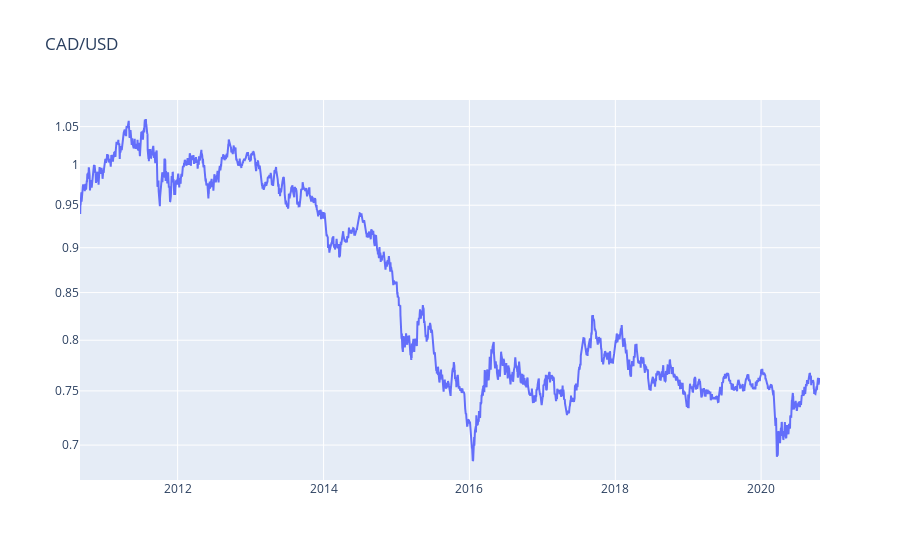

Write notebook code for a chart like this one.
### Markdown cell above
2. Ploting the data can be done with various packages.

### Code cell
#Using Plotly Graphical Objects
fig1 = go.Figure()
fig1.add_trace(go.Scatter(x=CAD.index, y=CAD.Close, name='CAD/USD'))
fig1.update_layout(title="CAD/USD", xaxis_type="date", yaxis_type="log")#?
iplot(fig1, show_link=False)

### Figure 1 — Plotly figure (JSON) as saved in the notebook; plotly's stock layout.template omitted (floating-point values rounded to 4 significant figures; data arrays with more than 128 entries replaced by an {"elided": "..."} marker saying what was removed)
{"data": [{"name": "CAD/USD", "type": "scatter", "x": {"elided": "2643 str values"}, "y": {"elided": "2643 float values"}}], "layout": {"title": {"text": "CAD/USD"}, "xaxis": {"type": "date"}, "yaxis": {"type": "log"}}}
